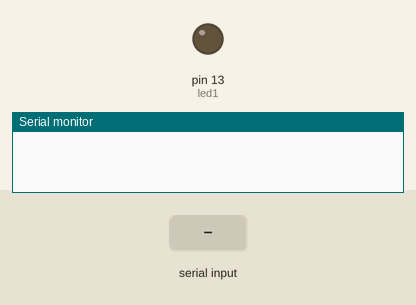
A sketch run on a simulated Arduino Uno, built with avr-gcc and run on an emulated ATmega328P. Parts: output pins drawn as LEDs (lit = HIGH), the last lines printed to the serial monitor. The test bench sets the inputs (shaded band).

Above: at 1.2 s.
1.3 s: "1" received over Serial
At 2.3 s:
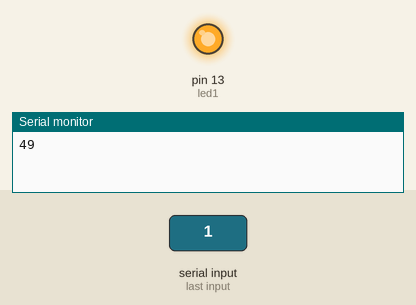
2.8 s: "0" received over Serial
At 3.5 s:
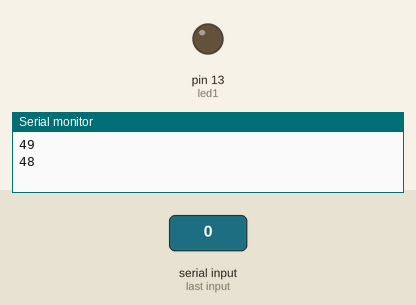
Timing chart, 0 to 5.8 s (numbered marks = the images above; inputs shaded):
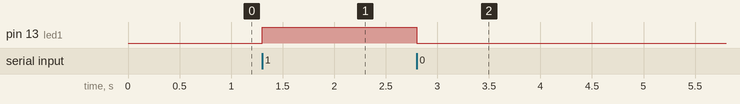

Measured:
- after the input at 1.3 s, pin 13 (led1): LOW → HIGH at once
- after the input at 2.8 s, pin 13 (led1): HIGH → LOW at once

The sketch:

ArduinoAlert.ino
```cpp
int led1 = 13;
int led2 = 51;
int option;

void setup() {
  // put your setup code here, to run once:
  Serial.begin(9600);
  pinMode(led1, OUTPUT);
  //pinMode(led2, OUTPUT);
}

void loop() {
  // put your main code here, to run repeatedly:
  if (Serial.available() > 0){
    option = Serial.read();
    Serial.println(option);
    if(option == '1'){
      digitalWrite(led1, HIGH);
      //digitalWrite(led2, LOW);
    }
    if(option == '0'){
      digitalWrite(led1, LOW);
      //digitalWrite(led2, HIGH);
    }
  }
}
```
